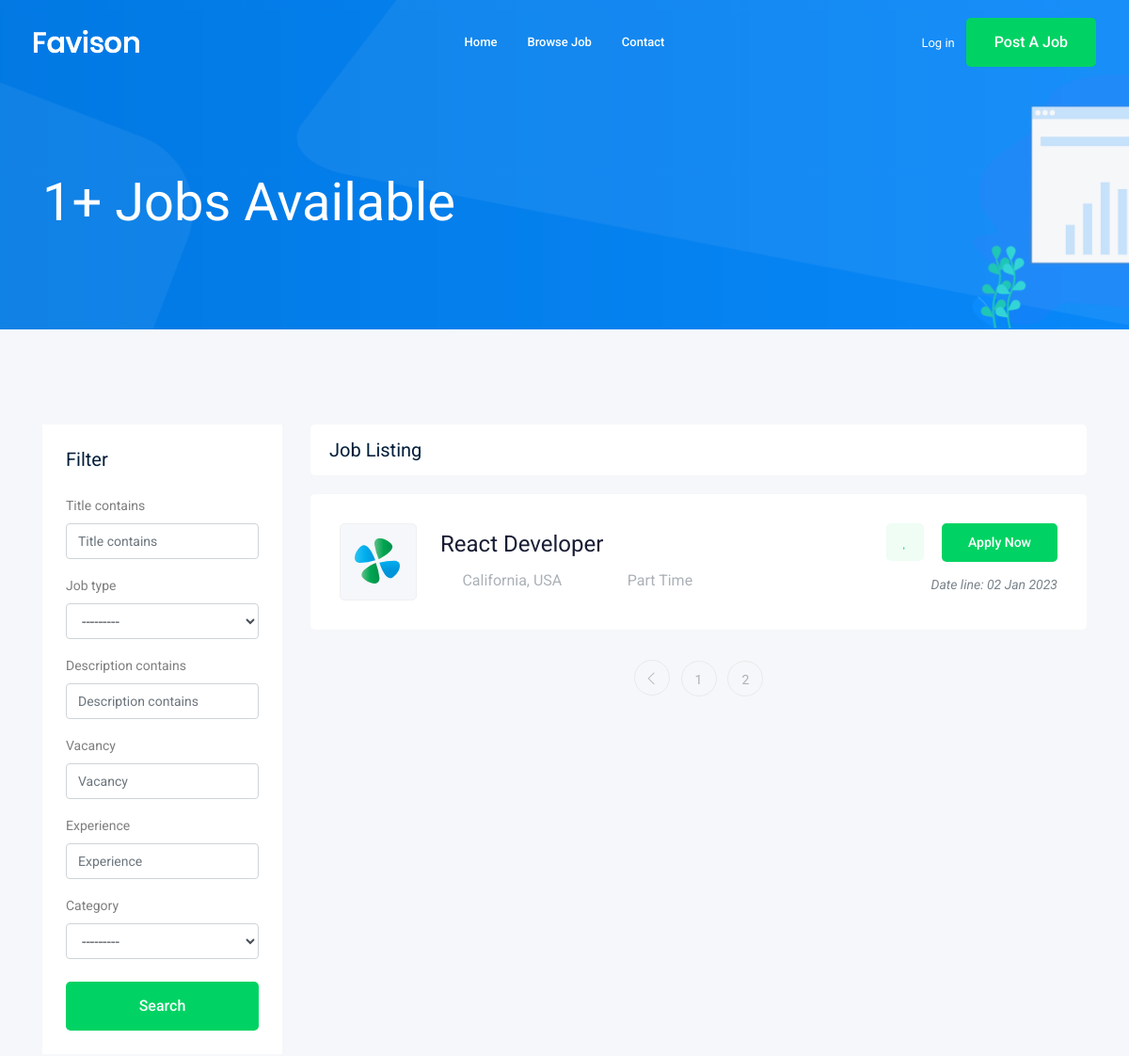
The page /jobs/?page=2 (upper part) on the database as committed earlier.
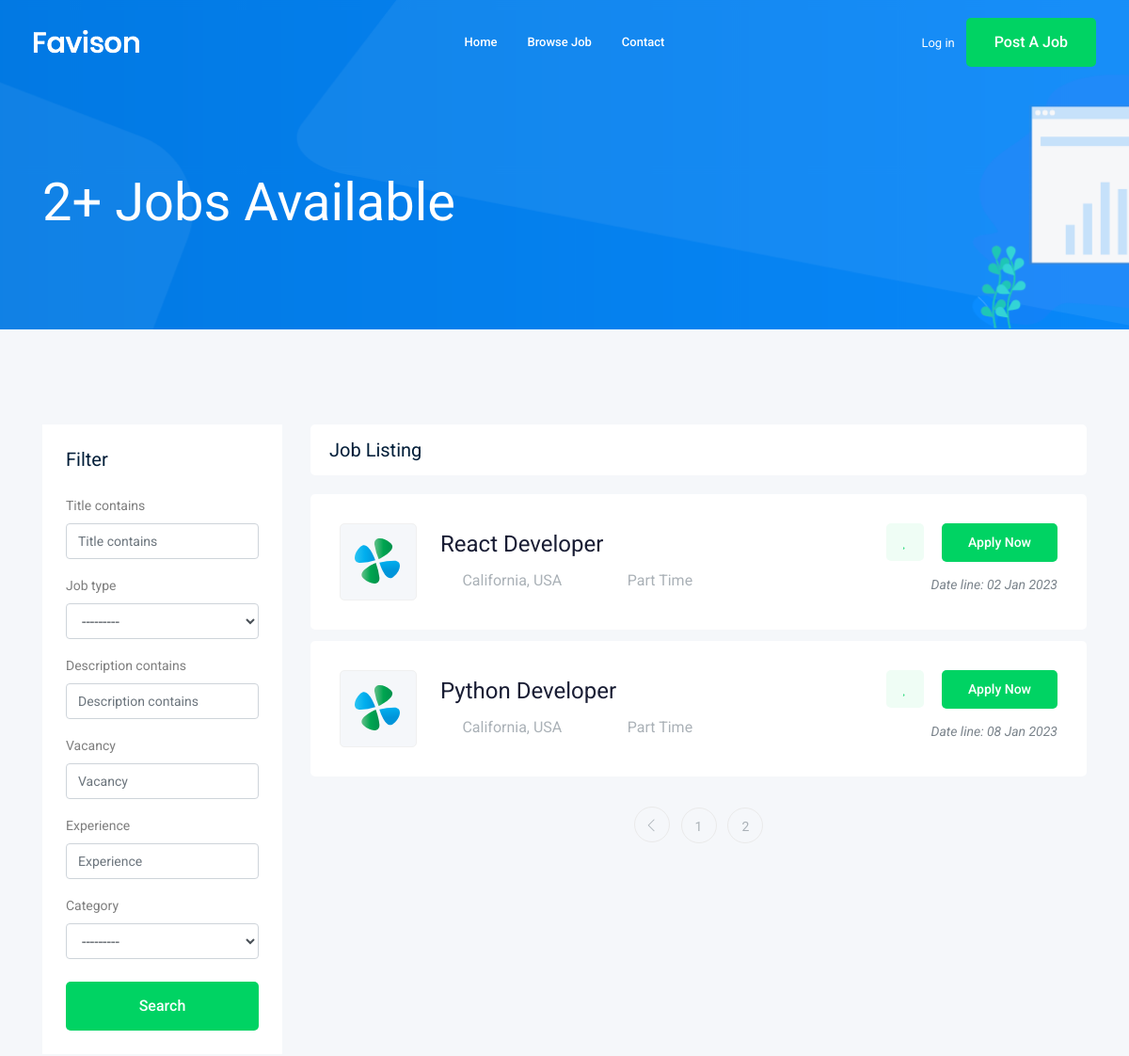
The same page on the database as committed later.
### job/models.py (models this page shows, shortened)
class Job(models.Model):
    title        = models.CharField(max_length=100)
    job_type     = models.CharField(max_length=15 , choices=JOB_TYPE)
    description  = models.TextField(max_length=1000)
    published_at = models.DateTimeField(auto_now=True)
    vacancy      = models.IntegerField(default=1)
    salary       = models.IntegerField(default=0)
    experience   = models.IntegerField(default=1)
    image = models.ImageField(upload_to= image_upload)
    slug = models.SlugField(blank=True, null=True) # https://www.jobboard.com/add-the-slug-field-inside-django-model/
    category     = models.ForeignKey('Category',on_delete=models.CASCADE, default=1) # one to many
    owner = models.ForeignKey(User, related_name='job_owner', on_delete=models.CASCADE)
    def __str__(self):
        return self.title

### job/views.py (the view)
# urls.py: path('', views.job_list, name='job_list'), # path('path_name/', include('app_name.urls'))
def job_list(request):
    job_list = Job.objects.all()
    myfilter = JobFilter(request.GET, queryset=job_list)
    job_list = myfilter.qs # qs == queryset
    paginator = Paginator(job_list, 5) # Show 3 contacts per page.
    page_number = request.GET.get('page')
    page_obj = paginator.get_page(page_number)
    context = {'jobs': page_obj, 'myfilter' : myfilter} # templates name
    return render(request, 'job/job_list.html', context)

### job/models.py (called while the page is built)
    def __str__(self):
        return self.name

### job/templates/job/job_list.html (shortened to what the changed rows need)
{% extends 'base.html' %}
{% load bootstrap4 %}
{% block body %}
<div class="bradcam_area bradcam_bg_1">
    <div class="container">
        <div class="row">
            <div class="col-xl-12">
                <div class="bradcam_text">
                    <h3>{{jobs|length}}+ Jobs Available</h3>
                </div>
            </div>
        </div>
    </div>
</div>
<div class="job_listing_area plus_padding">
    <div class="container">
        <div class="row">
            <div class="col-lg-9">
                <div class="job_lists m-0">
                    <div class="row">
                        {% for job in jobs %}
                        <div class="col-lg-12 col-md-12">
                            <div class="single_jobs white-bg d-flex justify-content-between">
                                <div class="jobs_left d-flex align-items-center">
                                    <div class="thumb">
                                        <img src="img/svg_icon/1.svg" alt="">
                                    </div>
                                    <div class="jobs_conetent">
                                        <a href="{% url 'jobs:job_detail' job.slug%}">
                                            <h4>{{job}}</h4>
                                        </a>
                                        <div class="links_locat d-flex align-items-center">
                                            <div class="location">
                                                <p> <i class="fa fa-map-marker"></i> California, USA</p>
                                            </div>
                                            <div class="location">
                                                <p> <i class="fa fa-clock-o"></i>{{job.job_type}}</p>
                                            </div>
                                        </div>
                                    </div>
                                </div>
                                <div class="jobs_right">
                                    <div class="apply_now">
                                        <a class="heart_mark" href="#"> <i class="fa fa-heart"></i> </a>
                                        <a href="{% url 'jobs:job_detail' job.slug%}" class="boxed-btn3">Apply Now</a>
                                    </div>
                                    <div class="date">
                                        <p>Date line: {{job.published_at|date:'d M Y'}}</p>
                                    </div>
                                </div>
                            </div>
                        </div>
                        {% endfor %}
                    </div>
                    <div class="row">
                        <div class="col-lg-12">
                            {% if jobs.has_other_pages %}
                            <div class="pagination_wrap">
                                <ul>
                                    {% for i in jobs.paginator.page_range %}
                                    <li><a href="?page={{i}}"><span>{{i}}</span></a></li>
                                    {% endfor %}
                                </ul>
                            </div>
                            {% endif %}
                        </div>
                    </div>
                </div>
            </div>
        </div>
    </div>
</div>
{% endblock body %}

Rows that differ between the two databases and show on the page:
added Job: title "Python Developer", job_type "Part Time", published_at "08 Jan 2023"
Other text that changed with them:
{{ jobs|length }}: "1" → "2"
